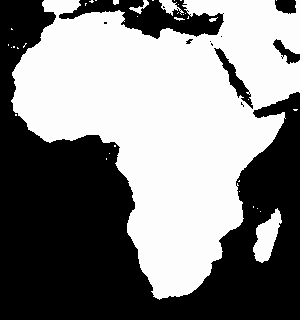
#> input picture data/africa_daily/tifs/p25/2016/chirps-v2.0.2016.01.01.tif, 300 x 320 px, found by its file name
$ python getImage.py
#> lines starting #> are read from the running program, lines starting #| are printed output that depends on the picture; after the words box and inside, x2 and y2 are one past the last pixel; in counts of white or black regions, pixels touching at a corner belong together
#from __future__ import print_function
from PIL import Image
import numpy as np


url = "/Users/myong/Documents/workspace/Python/Chirps/data/africa_daily/tifs/p25/2016/chirps-v2.0.2016.01.01.tif"
im = Image.open(url)
#> im is the input picture: PIL image 300x320 F; min -9999, max 68.69, mean -4860.7

#print(im.format, im.size, im.mode)

def printarray():
    imarray = np.array(im)
    print (imarray.shape)
# [4 lines of commented-out code are left out]

def maxValue(imarray):
    maxvalue = 0
    for row in range(imarray.shape[0]):
        for col in range(imarray.shape[1]):
            aValue = max(imarray[row][col])
            if (aValue > maxvalue):
                maxvalue = aValue
    return maxvalue


def modifyarray():
    newim = im.convert('RGB')
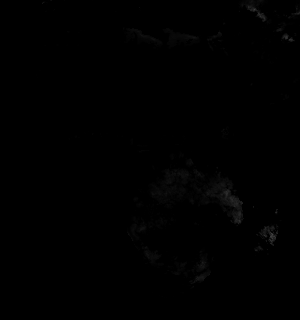
#> newim: PIL image 300x320 RGB; min 0, max 68, mean 0.6
    newimarray = np.array(newim)
    maxValueOfIm = maxValue(newimarray)
#> after the loop in maxValue, `for row in range(imarray.shape[0]):`: maxvalue = 68
#> maxValueOfIm = 68
    for row in range(newimarray.shape[0]):
        for col in range(newimarray.shape[1]):
            if (max(newimarray[row][col]) > 0):
                currentValue = newimarray[row][col][0]
                newValue = (currentValue/maxValueOfIm)*255
                newimarray[row][col] = [0,0,newValue]
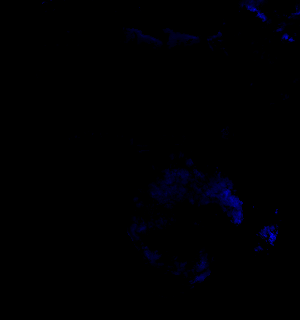
#> newimarray: shape (320, 300, 3); 7.43% of pixels changed, all inside (x1, y1, x2, y2) = (36, 0, 300, 298)
    img2 = Image.fromarray(newimarray, mode='RGB')
    img2.show()

modifyarray()
print (max([1,0,0]))
